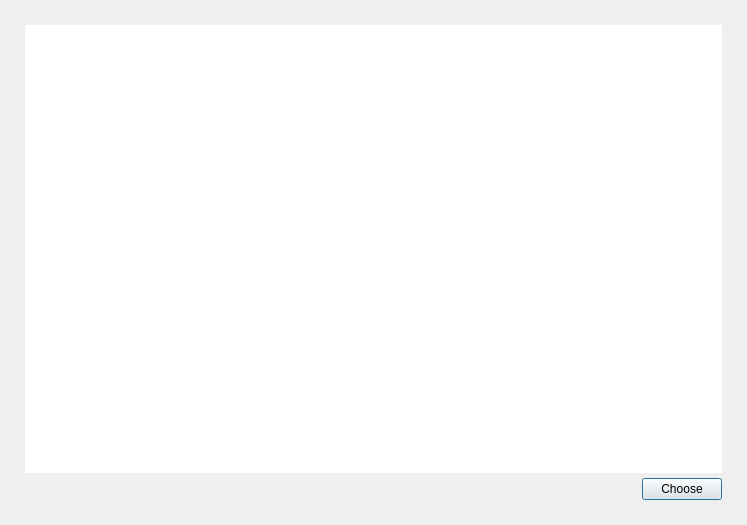
<?xml version="1.0" encoding="UTF-8"?>
<ui version="4.0">
 <class>AddressBookDialog</class>
 <widget class="QDialog" name="AddressBookDialog">
  <property name="geometry">
   <rect>
    <x>0</x>
    <y>0</y>
    <width>747</width>
    <height>525</height>
   </rect>
  </property>
  <property name="sizePolicy">
   <sizepolicy hsizetype="Fixed" vsizetype="Fixed">
    <horstretch>0</horstretch>
    <verstretch>0</verstretch>
   </sizepolicy>
  </property>
  <property name="minimumSize">
   <size>
    <width>747</width>
    <height>525</height>
   </size>
  </property>
  <property name="maximumSize">
   <size>
    <width>747</width>
    <height>525</height>
   </size>
  </property>
  <property name="windowTitle">
   <string>Select address</string>
  </property>
  <layout class="QVBoxLayout" name="verticalLayout">
   <property name="spacing">
    <number>5</number>
   </property>
   <property name="leftMargin">
    <number>25</number>
   </property>
   <property name="topMargin">
    <number>25</number>
   </property>
   <property name="rightMargin">
    <number>25</number>
   </property>
   <property name="bottomMargin">
    <number>25</number>
   </property>
   <item>
    <widget class="WalletGui::WalletTreeView" name="m_addressBookView">
     <property name="focusPolicy">
      <enum>Qt::NoFocus</enum>
     </property>
     <property name="frameShape">
      <enum>QFrame::NoFrame</enum>
     </property>
     <property name="alternatingRowColors">
      <bool>true</bool>
     </property>
     <property name="textElideMode">
      <enum>Qt::ElideMiddle</enum>
     </property>
     <property name="verticalScrollMode">
      <enum>QAbstractItemView::ScrollPerPixel</enum>
     </property>
     <property name="rootIsDecorated">
      <bool>false</bool>
     </property>
     <property name="itemsExpandable">
      <bool>false</bool>
     </property>
     <property name="expandsOnDoubleClick">
      <bool>false</bool>
     </property>
     <attribute name="headerStretchLastSection">
      <bool>false</bool>
     </attribute>
    </widget>
   </item>
   <item>
    <layout class="QHBoxLayout" name="horizontalLayout">
     <item>
      <spacer name="horizontalSpacer">
       <property name="orientation">
        <enum>Qt::Horizontal</enum>
       </property>
       <property name="sizeHint" stdset="0">
        <size>
         <width>40</width>
         <height>20</height>
        </size>
       </property>
      </spacer>
     </item>
     <item>
      <widget class="WalletGui::WalletOkButton" name="m_okButton">
       <property name="text">
        <string>Choose</string>
       </property>
      </widget>
     </item>
    </layout>
   </item>
  </layout>
 </widget>
 <customwidgets>
  <customwidget>
   <class>WalletGui::WalletOkButton</class>
   <extends>QPushButton</extends>
   <header>Gui/Common/WalletOkButton.h</header>
  </customwidget>
  <customwidget>
   <class>WalletGui::WalletTreeView</class>
   <extends>QTreeView</extends>
   <header>Gui/Common/WalletTreeView.h</header>
  </customwidget>
 </customwidgets>
 <resources/>
 <connections>
  <connection>
   <sender>m_okButton</sender>
   <signal>clicked()</signal>
   <receiver>AddressBookDialog</receiver>
   <slot>accept()</slot>
   <hints>
    <hint type="sourcelabel">
     <x>694</x>
     <y>499</y>
    </hint>
    <hint type="destinationlabel">
     <x>373</x>
     <y>262</y>
    </hint>
   </hints>
  </connection>
  <connection>
   <sender>m_addressBookView</sender>
   <signal>doubleClicked(QModelIndex)</signal>
   <receiver>AddressBookDialog</receiver>
   <slot>accept()</slot>
   <hints>
    <hint type="sourcelabel">
     <x>373</x>
     <y>242</y>
    </hint>
    <hint type="destinationlabel">
     <x>373</x>
     <y>262</y>
    </hint>
   </hints>
  </connection>
 </connections>
</ui>
